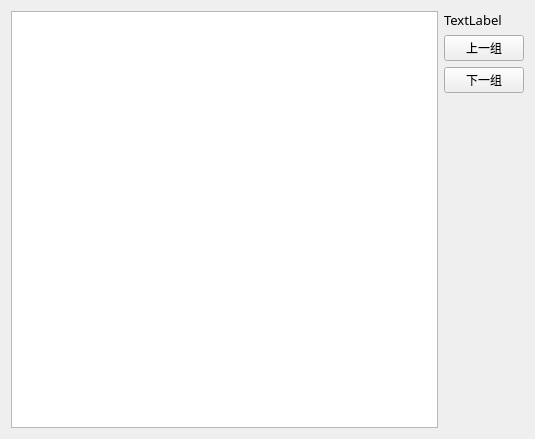
<?xml version="1.0" encoding="UTF-8"?>
<ui version="4.0">
 <class>linevoltwidget</class>
 <widget class="QWidget" name="linevoltwidget">
  <property name="geometry">
   <rect>
    <x>0</x>
    <y>0</y>
    <width>535</width>
    <height>439</height>
   </rect>
  </property>
  <property name="windowTitle">
   <string>linevoltwidget</string>
  </property>
  <layout class="QHBoxLayout" name="horizontalLayout">
   <item>
    <widget class="QTableWidget" name="m_table"/>
   </item>
   <item>
    <layout class="QVBoxLayout" name="verticalLayout">
     <item>
      <widget class="QLabel" name="m_labelText">
       <property name="font">
        <font>
         <family>微软雅黑</family>
         <pointsize>10</pointsize>
        </font>
       </property>
       <property name="text">
        <string>TextLabel</string>
       </property>
      </widget>
     </item>
     <item>
      <widget class="QPushButton" name="m_ButtonPrevious">
       <property name="text">
        <string>上一组</string>
       </property>
      </widget>
     </item>
     <item>
      <widget class="QPushButton" name="m_ButtonNext">
       <property name="text">
        <string>下一组</string>
       </property>
      </widget>
     </item>
     <item>
      <spacer name="verticalSpacer">
       <property name="orientation">
        <enum>Qt::Vertical</enum>
       </property>
       <property name="sizeHint" stdset="0">
        <size>
         <width>20</width>
         <height>40</height>
        </size>
       </property>
      </spacer>
     </item>
    </layout>
   </item>
  </layout>
 </widget>
 <layoutdefault spacing="6" margin="11"/>
 <resources/>
 <connections/>
</ui>
